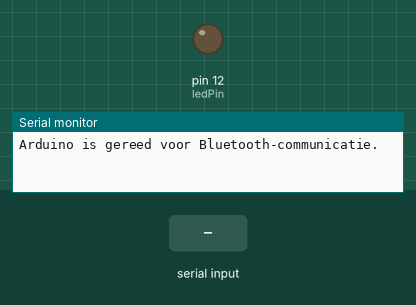
Recording of a sketch running on a simulated Arduino Mega 2560, built with avr-gcc and run on an emulated ATmega2560. Parts: output pins drawn as LEDs (lit = HIGH), the last lines printed to the serial monitor. The inputs (shaded band) are chosen by the test bench.

Above: at 1.2 s.
1.3 s: "1" received over the second serial link
At 2.2 s:
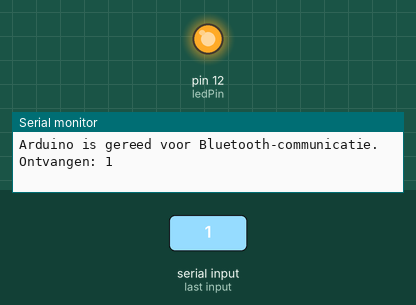
4.3 s: "0" received over the second serial link
At 5.6 s:
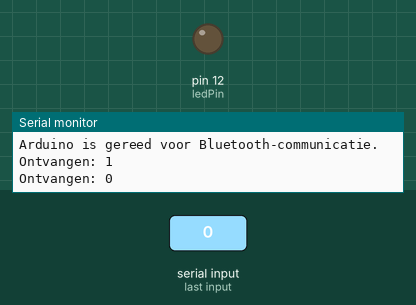
Timing chart, 0 to 7.3 s (numbered marks = the images above; inputs shaded):
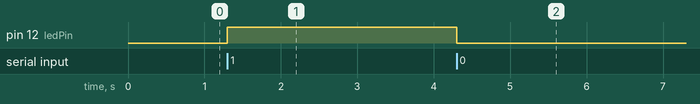

The sketch:

proof_of_concept_bluetooth.ino
```cpp
int ledPin = 12;

void setup() {
  pinMode(ledPin, OUTPUT);
  Serial.begin(115200); // Start de seriële communicatie met de computer
  Serial1.begin(115200); // Start de hardwarematige seriële communicatie met de HC-06
  Serial.println("Arduino is gereed voor Bluetooth-communicatie.");
}

void loop() {
  if (Serial1.available()) {
    char receivedChar = Serial1.read();
    Serial.print("Ontvangen: ");
    Serial.println(receivedChar);

    // Voer actie uit op basis van het ontvangen commando
    if (receivedChar == '1') {
      digitalWrite(ledPin, HIGH); // Schakel LED in
    } else if (receivedChar == '0') {
      digitalWrite(ledPin, LOW); // Schakel LED uit
    }
  }

  if (Serial.available()) {
    char sendChar = Serial.read();
    Serial1.print(sendChar);
    Serial.print("Verzonden: ");
    Serial.println(sendChar);
  }
}
```

Measured:
- after the input at 1.3 s, pin 12 (ledPin): LOW → HIGH at once
- after the input at 4.3 s, pin 12 (ledPin): HIGH → LOW at once
